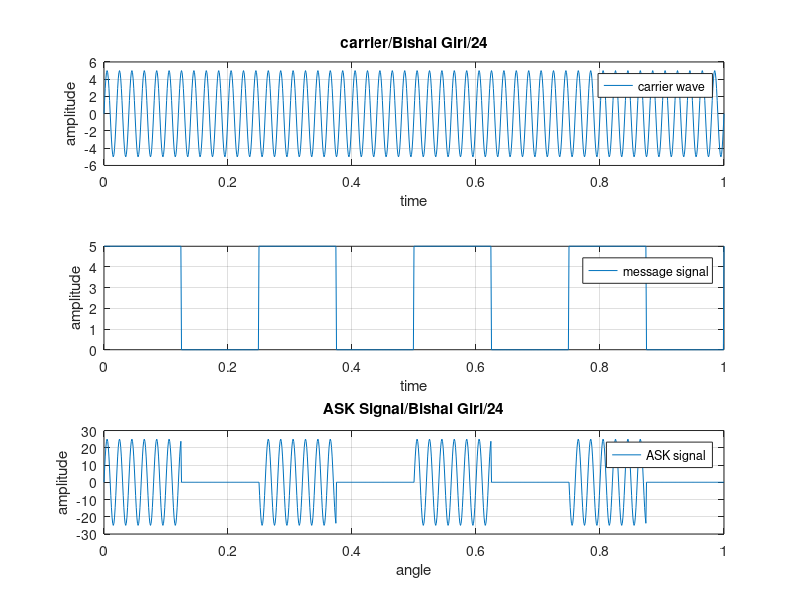

The MATLAB source for this figure:
clc;
clear all;
close all;
Amp = 5;
fp = 4;
fc=50;
t = 0 : 0.001: 1;
x = Amp.*sin(2*pi*fc*t);
subplot(3, 1, 1);
plot(t,x);
grid on;
xlabel('time');
ylabel('amplitude');
title('carrier/Bishal Giri/24');
legend("carrier wave");
y = Amp/2.*square(2*pi*fp*t)+(Amp/2);
subplot(3,1,2);
plot(t,y);
grid on;
xlabel('time');
ylabel('amplitude');
legend("message signal");
a = x.*y;
subplot(3,1,3);
plot(t,a);
grid on;
xlabel('angle');
ylabel('amplitude');
title('ASK Signal/Bishal Giri/24');
legend("ASK signal");
